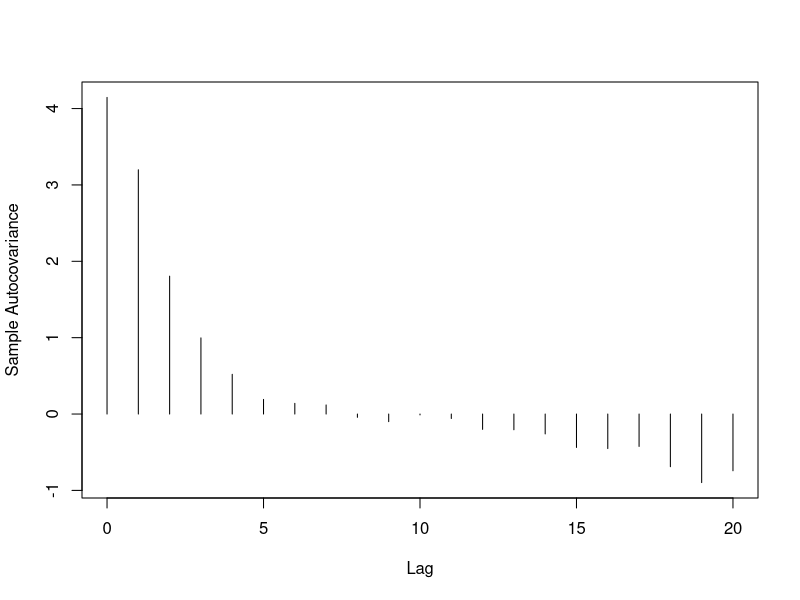

Write R code to recreate this figure.
## ---- chunk 1
knitr::opts_knit$set(root.dir = 'C:/Users/neide/OneDrive/Documents/GitHub/BEwebinar/Data')
## ---- chunk 2
armapq.sim <- function(n,burn,ar.coefs,ma.coefs,innovar)
{
	p <- length(ar.coefs)
	q <- length(ma.coefs)
	z <- rnorm(n+burn+p+q,sd=sqrt(innovar))
	x <- filter(z,c(1,ma.coefs),method="convolution",sides=1)
	x <- x[(q+1):(q+n+burn+p)]
	y <- x[1:p]
	for(t in (p+1):(p+n+burn))
	{
		next.y <- sum(ar.coefs*y[(t-1):(t-p)]) + x[t]
		y <- c(y,next.y)
	}	
	y <- y[(p+burn+1):(p+burn+n)]
	return(y)
}

n <- 200
phi1 <- .5
theta1 <- 5/6
theta2 <- 1/6
x.sim <- armapq.sim(n,500,phi1,c(theta1,theta2),1)
## ---- chunk 3
y.sim <- x.sim - mean(x.sim)
x.acf <- mean(y.sim^2)
for(h in 1:20)
{
	x.acf <- c(x.acf,sum(y.sim[1:(n-h)]*y.sim[(h+1):n])/n)
}
plot(ts(x.acf,start=0,frequency=1),xlab="Lag",ylab="Sample Autocovariance",type="h")
